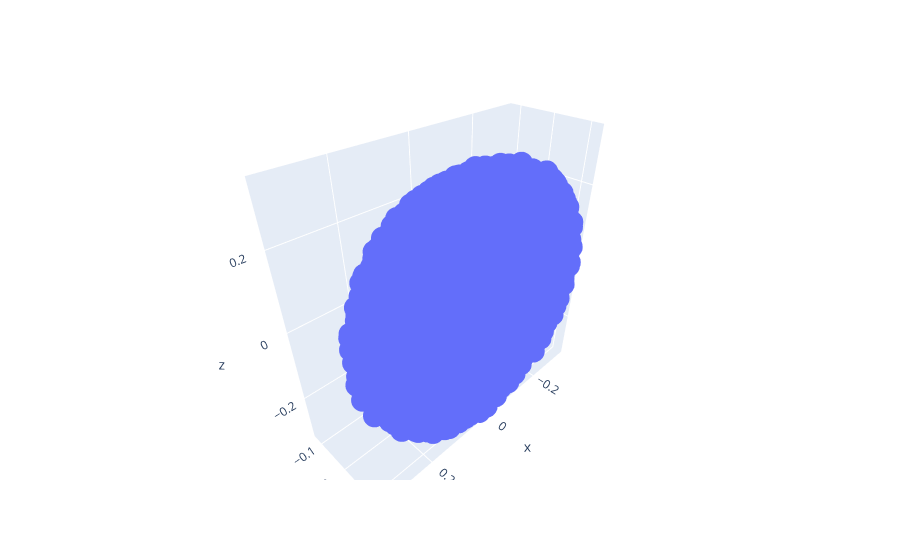

Write notebook code for a chart like this one.
### Code cell
idx = 1
x = mean_values[idx, :, 0]
y = mean_values[idx, :, 1]
z = mean_values[idx, :, 2]
fig = plotly.graph_objects.Figure(data=[plotly.graph_objects.Scatter3d(x=x, y=y, z=z,
                                   mode='markers')])
fig.show()

### Figure 1 — Plotly figure (JSON) as saved in the notebook; plotly's stock layout.template omitted (floating-point values rounded to 4 significant figures; data arrays with more than 128 entries replaced by an {"elided": "..."} marker saying what was removed)
{"data": [{"mode": "markers", "type": "scatter3d", "x": {"elided": "1024 float values"}, "y": {"elided": "1024 float values"}, "z": {"elided": "1024 float values"}}], "layout": {}}
